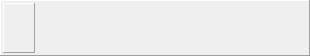
<?xml version="1.0" encoding="UTF-8"?>
<ui version="4.0">
 <class>CombatantWidgetBase</class>
 <widget class="QFrame" name="CombatantWidgetBase">
  <property name="geometry">
   <rect>
    <x>0</x>
    <y>0</y>
    <width>310</width>
    <height>56</height>
   </rect>
  </property>
  <property name="sizePolicy">
   <sizepolicy hsizetype="Preferred" vsizetype="Preferred">
    <horstretch>0</horstretch>
    <verstretch>0</verstretch>
   </sizepolicy>
  </property>
  <property name="windowTitle">
   <string/>
  </property>
  <property name="styleSheet">
   <string notr="true">background-image: url(:/img/data/parchment.jpg);</string>
  </property>
  <property name="frameShape">
   <enum>QFrame::Shape::Panel</enum>
  </property>
  <property name="frameShadow">
   <enum>QFrame::Shadow::Raised</enum>
  </property>
  <layout class="QHBoxLayout" name="horizontalLayout_5" stretch="0,0,1,0,0">
   <property name="spacing">
    <number>2</number>
   </property>
   <property name="leftMargin">
    <number>2</number>
   </property>
   <property name="topMargin">
    <number>2</number>
   </property>
   <property name="rightMargin">
    <number>2</number>
   </property>
   <property name="bottomMargin">
    <number>2</number>
   </property>
   <item>
    <widget class="QLabel" name="lblIcon">
     <property name="sizePolicy">
      <sizepolicy hsizetype="Fixed" vsizetype="Fixed">
       <horstretch>0</horstretch>
       <verstretch>0</verstretch>
      </sizepolicy>
     </property>
     <property name="minimumSize">
      <size>
       <width>32</width>
       <height>50</height>
      </size>
     </property>
     <property name="maximumSize">
      <size>
       <width>32</width>
       <height>50</height>
      </size>
     </property>
     <property name="styleSheet">
      <string notr="true">background-image: url();</string>
     </property>
     <property name="frameShape">
      <enum>QFrame::Shape::Panel</enum>
     </property>
     <property name="frameShadow">
      <enum>QFrame::Shadow::Raised</enum>
     </property>
     <property name="text">
      <string/>
     </property>
     <property name="scaledContents">
      <bool>false</bool>
     </property>
     <property name="alignment">
      <set>Qt::AlignmentFlag::AlignCenter</set>
     </property>
    </widget>
   </item>
   <item>
    <layout class="QVBoxLayout" name="verticalLayout">
     <property name="spacing">
      <number>0</number>
     </property>
     <item>
      <layout class="QHBoxLayout" name="horizontalLayout_3">
       <property name="spacing">
        <number>2</number>
       </property>
       <property name="leftMargin">
        <number>3</number>
       </property>
       <property name="rightMargin">
        <number>3</number>
       </property>
       <item>
        <widget class="QLabel" name="label_3">
         <property name="sizePolicy">
          <sizepolicy hsizetype="Fixed" vsizetype="Fixed">
           <horstretch>0</horstretch>
           <verstretch>0</verstretch>
          </sizepolicy>
         </property>
         <property name="minimumSize">
          <size>
           <width>20</width>
           <height>20</height>
          </size>
         </property>
         <property name="maximumSize">
          <size>
           <width>20</width>
           <height>20</height>
          </size>
         </property>
         <property name="baseSize">
          <size>
           <width>20</width>
           <height>20</height>
          </size>
         </property>
         <property name="toolTip">
          <string>Is this character visible?</string>
         </property>
         <property name="styleSheet">
          <string notr="true">background-image: url();</string>
         </property>
         <property name="text">
          <string/>
         </property>
         <property name="pixmap">
          <pixmap resource="resources.qrc">:/img/data/small_icon_eye.png</pixmap>
         </property>
         <property name="scaledContents">
          <bool>false</bool>
         </property>
         <property name="alignment">
          <set>Qt::AlignmentFlag::AlignCenter</set>
         </property>
        </widget>
       </item>
       <item>
        <widget class="QCheckBox" name="chkVisible">
         <property name="sizePolicy">
          <sizepolicy hsizetype="Preferred" vsizetype="Fixed">
           <horstretch>0</horstretch>
           <verstretch>0</verstretch>
          </sizepolicy>
         </property>
         <property name="toolTip">
          <string>Is this character visible?</string>
         </property>
         <property name="styleSheet">
          <string notr="true">background-image: url();
background-color: rgba(0, 0, 0, 0);</string>
         </property>
         <property name="text">
          <string/>
         </property>
        </widget>
       </item>
      </layout>
     </item>
     <item>
      <layout class="QHBoxLayout" name="horizontalLayout_4">
       <property name="spacing">
        <number>2</number>
       </property>
       <property name="leftMargin">
        <number>3</number>
       </property>
       <property name="rightMargin">
        <number>3</number>
       </property>
       <item>
        <widget class="QLabel" name="label_4">
         <property name="sizePolicy">
          <sizepolicy hsizetype="Fixed" vsizetype="Fixed">
           <horstretch>0</horstretch>
           <verstretch>0</verstretch>
          </sizepolicy>
         </property>
         <property name="minimumSize">
          <size>
           <width>20</width>
           <height>20</height>
          </size>
         </property>
         <property name="maximumSize">
          <size>
           <width>20</width>
           <height>20</height>
          </size>
         </property>
         <property name="baseSize">
          <size>
           <width>20</width>
           <height>20</height>
          </size>
         </property>
         <property name="toolTip">
          <string>Is this character known?</string>
         </property>
         <property name="styleSheet">
          <string notr="true">background-image: url();</string>
         </property>
         <property name="text">
          <string/>
         </property>
         <property name="pixmap">
          <pixmap resource="resources.qrc">:/img/data/small_icon_secret.png</pixmap>
         </property>
         <property name="scaledContents">
          <bool>false</bool>
         </property>
         <property name="alignment">
          <set>Qt::AlignmentFlag::AlignCenter</set>
         </property>
        </widget>
       </item>
       <item>
        <widget class="QCheckBox" name="chkKnown">
         <property name="sizePolicy">
          <sizepolicy hsizetype="Preferred" vsizetype="Fixed">
           <horstretch>0</horstretch>
           <verstretch>0</verstretch>
          </sizepolicy>
         </property>
         <property name="toolTip">
          <string>Is this character known?</string>
         </property>
         <property name="styleSheet">
          <string notr="true">background-image: url();
background-color: rgba(0, 0, 0, 0);</string>
         </property>
         <property name="text">
          <string/>
         </property>
        </widget>
       </item>
      </layout>
     </item>
    </layout>
   </item>
   <item>
    <widget class="QFrame" name="frameCombatant">
     <property name="styleSheet">
      <string notr="true">background-color: transparent;</string>
     </property>
     <property name="frameShape">
      <enum>QFrame::Shape::StyledPanel</enum>
     </property>
     <property name="frameShadow">
      <enum>QFrame::Shadow::Raised</enum>
     </property>
    </widget>
   </item>
   <item>
    <widget class="QLabel" name="lblDone">
     <property name="sizePolicy">
      <sizepolicy hsizetype="Fixed" vsizetype="Fixed">
       <horstretch>0</horstretch>
       <verstretch>0</verstretch>
      </sizepolicy>
     </property>
     <property name="minimumSize">
      <size>
       <width>20</width>
       <height>20</height>
      </size>
     </property>
     <property name="maximumSize">
      <size>
       <width>20</width>
       <height>20</height>
      </size>
     </property>
     <property name="baseSize">
      <size>
       <width>20</width>
       <height>20</height>
      </size>
     </property>
     <property name="toolTip">
      <string>Did this character go yet?</string>
     </property>
     <property name="styleSheet">
      <string notr="true">background-image: url();</string>
     </property>
     <property name="text">
      <string/>
     </property>
     <property name="pixmap">
      <pixmap resource="resources.qrc">:/img/data/icon_contentbattle.png</pixmap>
     </property>
     <property name="scaledContents">
      <bool>true</bool>
     </property>
     <property name="alignment">
      <set>Qt::AlignmentFlag::AlignCenter</set>
     </property>
    </widget>
   </item>
   <item>
    <widget class="QCheckBox" name="chkDone">
     <property name="toolTip">
      <string>Did this character go yet?</string>
     </property>
     <property name="styleSheet">
      <string notr="true">background-image: url();
background-color: rgba(0, 0, 0, 0);</string>
     </property>
     <property name="text">
      <string/>
     </property>
    </widget>
   </item>
  </layout>
 </widget>
 <resources>
  <include location="resources.qrc"/>
 </resources>
 <connections/>
</ui>
